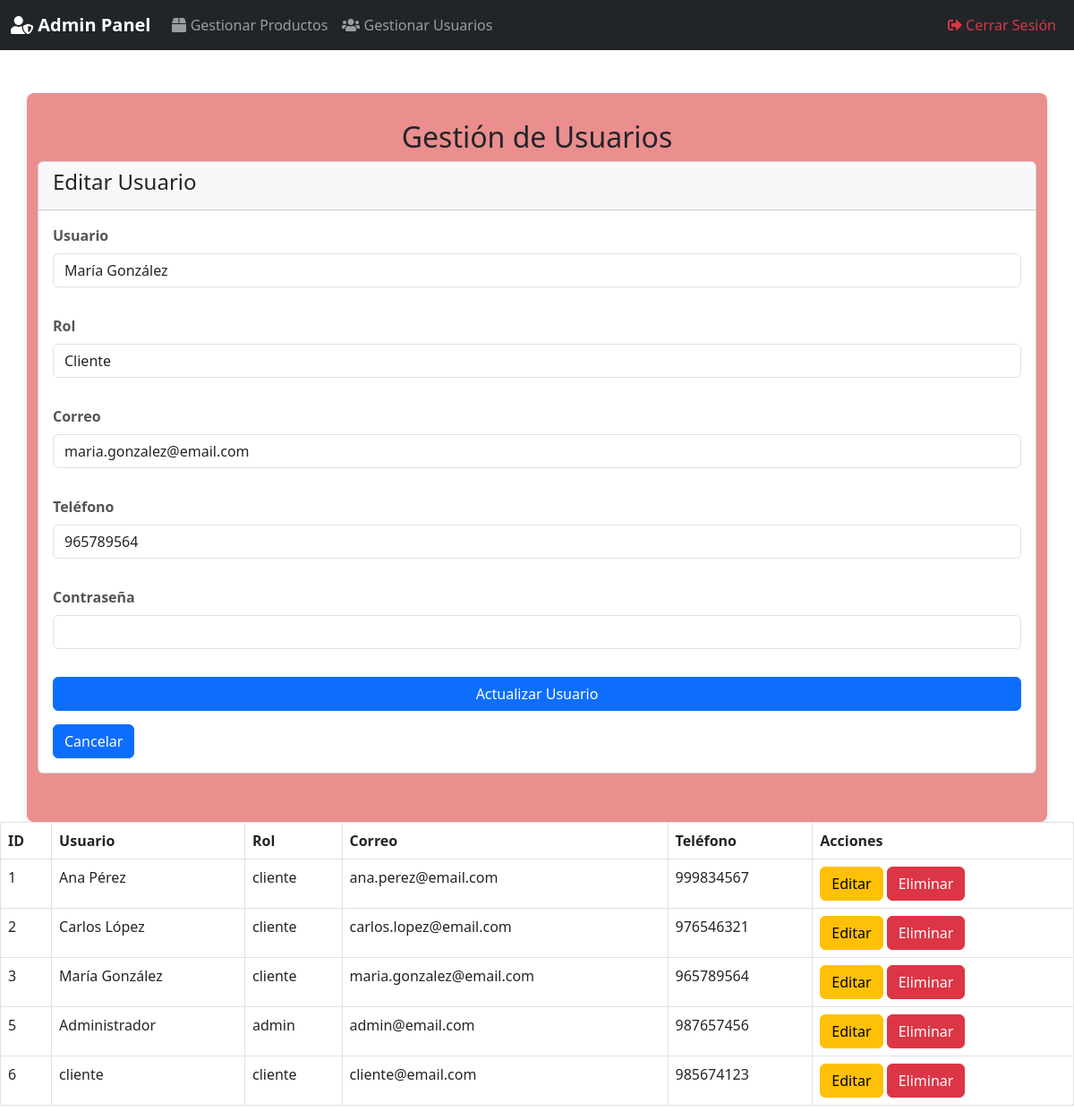
/vista/gestion_usuarios.php?editar=3, run on the app's committed database.
### tables this page shows
CREATE TABLE `usuarios` (
  `id` int(11) NOT NULL,
  `usuario` varchar(70) NOT NULL,
  `rol` enum('cliente','admin') NOT NULL DEFAULT 'cliente',
  `correo` varchar(70) NOT NULL,
  `telefono` int(11) NOT NULL,
  `contraseña` varchar(100) NOT NULL
);

### modelo/usuarios_modelo.php (called while the page is built, shortened)
<?php
require_once 'bd.php';
function obtenerUsuarios() {
    global $base;
    $query = "SELECT * FROM usuarios";
    return $base->query($query)->fetchAll(PDO::FETCH_ASSOC);
}
function obtenerUsuarioPorId($id) {
    global $base;
    $query = "SELECT * FROM usuarios WHERE id = $id";
    return $base->query($query)->fetch(PDO::FETCH_ASSOC);
}
?>

### vista/gestion_usuarios.php (the view, shortened to what this page needs)
<?php
require_once '../modelo/bd.php';
require_once '../modelo/usuarios_modelo.php';
$usuarios = obtenerUsuarios();
if (isset($_GET['editar'])) {
    $id = $_GET['editar'];
    $usuario = obtenerUsuarioPorId($id);
}
?>
<!DOCTYPE html>
<html lang="es">
<head>
    <link rel="stylesheet" href="../css/diseño2.css">
    <link href="https://cdn.jsdelivr.net/npm/bootstrap@5.3.0-alpha1/dist/css/bootstrap.min.css" rel="stylesheet">
</head>
<body>
<?php include('nav_admin.php'); ?>
<div class="container mt-5">
    <h2>Gestión de Usuarios</h2>
    <div class="card mb-4">
        <div class="card-header">
            <h4><?php echo isset($usuario) ? 'Editar Usuario' : 'Crear Nuevo Usuario'; ?></h4>
        </div>
        <div class="card-body">
            <form method="POST" action="">
                <div class="mb-3">
                    <label for="usuario" class="form-label">Usuario</label>
                    <input type="text" class="form-control" id="usuario" name="usuario"
                           value="<?php echo isset($usuario) ? $usuario['usuario'] : ''; ?>" required>
                </div>
                <div class="mb-3">
                    <label for="rol" class="form-label">Rol</label>
                    <select class="form-control" id="rol" name="rol" required>
                        <option value="cliente" <?php echo isset($usuario) && $usuario['rol'] === 'cliente' ? 'selected' : ''; ?>>Cliente</option>
                    </select>
                </div>
                <div class="mb-3">
                    <label for="correo" class="form-label">Correo</label>
                    <input type="email" class="form-control" id="correo" name="correo"
                           value="<?php echo isset($usuario) ? $usuario['correo'] : ''; ?>" required>
                </div>
                <div class="mb-3">
                    <label for="telefono" class="form-label">Teléfono</label>
                    <input type="number" class="form-control" id="telefono" name="telefono"
                           value="<?php echo isset($usuario) ? $usuario['telefono'] : ''; ?>" required>
                </div>
                <div class="mb-3">
                    <label for="contraseña" class="form-label">Contraseña</label>
                    <input type="password" class="form-control" id="contraseña" name="contraseña" required>
                </div>
                <button type="submit" class="btn btn-primary" name="crear_usuario">
                    <?php echo isset($usuario) ? 'Actualizar Usuario' : 'Crear Usuario'; ?>
                </button>
        <a href="gestion_usuarios.php">
            <button type="button" class="btn btn-primary"  >
                Cancelar
            </button>
        </a>
    </div>
        </div>
    </div>
    <table class="table table-bordered">
        <thead>
            <tr>
                <th>ID</th>
                <th>Usuario</th>
                <th>Rol</th>
                <th>Correo</th>
                <th>Teléfono</th>
                <th>Acciones</th>
            </tr>
        </thead>
        <tbody>
    <?php foreach ($usuarios as $user): ?>
        <tr>
            <td><?php echo $user['id']; ?></td>
            <td><?php echo $user['usuario']; ?></td>
            <td><?php echo $user['rol']; ?></td>
            <td><?php echo $user['correo']; ?></td>
            <td><?php echo $user['telefono']; ?></td>
            <td>
                <a href="?editar=<?php echo $user['id']; ?>" class="btn btn-warning">Editar</a>
                <a href="?eliminar=<?php echo $user['id']; ?>" class="btn btn-danger" onclick="return confirm('¿Seguro que quieres eliminar este usuario?')">Eliminar</a>
            </td>
        </tr>
    <?php endforeach; ?>
</tbody>
    </table>
</body>
</html>

### css/diseño2.css (style rules this page uses)
body { font-family: 'Arial', sans-serif; background-color: #f8d8f6; color: #6e6e6e; margin: 0; padding: 0; }
.container { max-width: 800px; margin: 0 auto; padding: 30px; background-color: #eb8e8e; border-radius: 8px; box-shadow: 0 4px 8px rgba(0, 0, 0, 0.1); }
h2 { color: #f5a9ca; font-size: 28px; text-align: center; margin-bottom: 30px; }
form { display: flex; flex-direction: column; gap: 15px; }
.form-label { font-weight: bold; color: #555; }
.form-control { padding: 12px; border-radius: 5px; border: 1px solid #ccc; font-size: 16px; color: #333; transition: border-color 0.3s ease; }
a { color: #D085A5; text-decoration: none; font-weight: bold; }

### data on the page
usuarios: usuario "María González", rol "Cliente", correo "maria.gonzalez@email.com", telefono "965789564", id "3", rol "cliente"
usuarios: id "1", usuario "Ana Pérez", rol "cliente", correo "ana.perez@email.com", telefono "999834567"
usuarios: id "2", usuario "Carlos López", rol "cliente", correo "carlos.lopez@email.com", telefono "976546321"
usuarios: id "5", usuario "Administrador", rol "admin", correo "admin@email.com", telefono "987657456"
usuarios: id "6", usuario "cliente", rol "cliente", correo "cliente@email.com", telefono "985674123"
